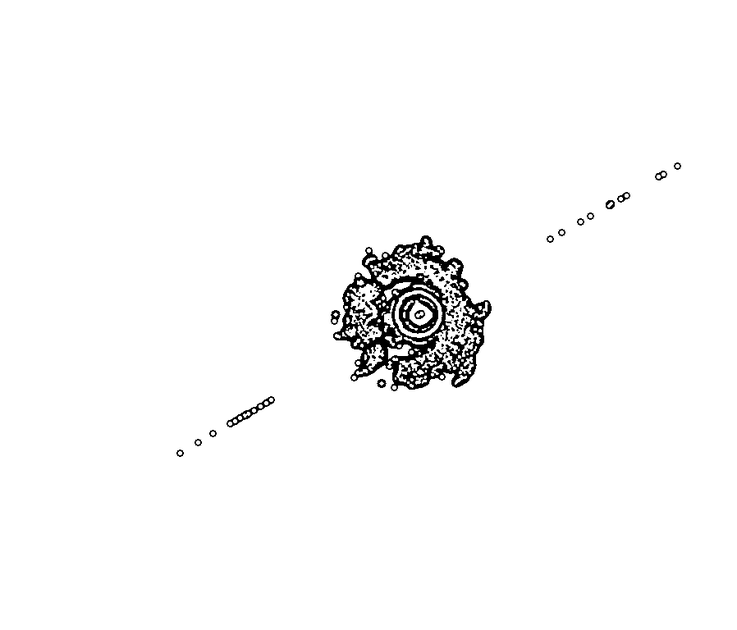
#> input picture DataImage/4/1_B5_adathre.png, 737 x 630 px, shrunk from 898 x 768 before the run
$ python contours_yanz.py
#> lines starting #> are read from the running program, lines starting #| are printed output that depends on the picture; after the words box and inside, x2 and y2 are one past the last pixel; in counts of white or black regions, pixels touching at a corner belong together
"""
读取自适应阈值后的图
提取轮廓
绘制提取的轮廓、轮廓画在自适应阈值图、轮廓画在标注图
"""
import cv2
import numpy as np

# 读取自适应阈值的图像
img = cv2.imread('DataImage/4/1_B5_adathre.png', 0)
#> img is the input picture: shape (630, 737); min 0, max 255, mean 249.5

# 读取背景图像 (用于绘制轮廓的原始彩色图)
original_img = cv2.imread('DataImage/4/1b.png')
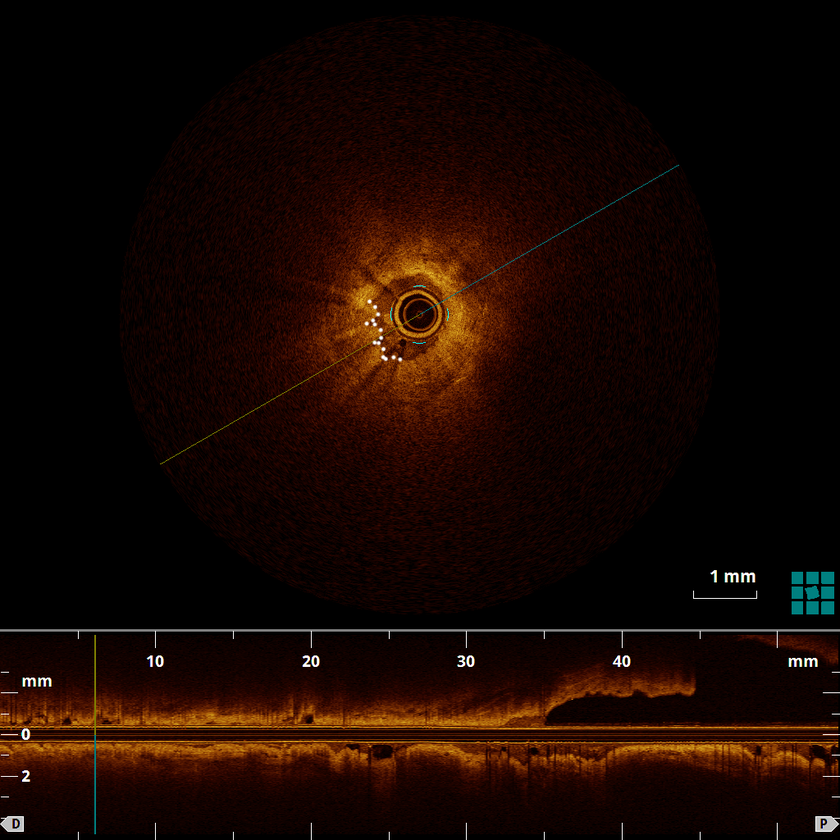
#> input picture DataImage/4/1b.png, 840 x 840 px, shrunk from 1024 x 1024 before the run
#> original_img is the input picture: shape (840, 840, 3); mean B, G, R 1.9, 7.6, 23.5

# 高斯模糊平滑
blur = cv2.GaussianBlur(img, (5, 5), 0)

# 自适应阈值分割
thresh = cv2.adaptiveThreshold(blur,
                               255,
                               cv2.ADAPTIVE_THRESH_GAUSSIAN_C,
                               cv2.THRESH_BINARY_INV,
                               11,
                               2)
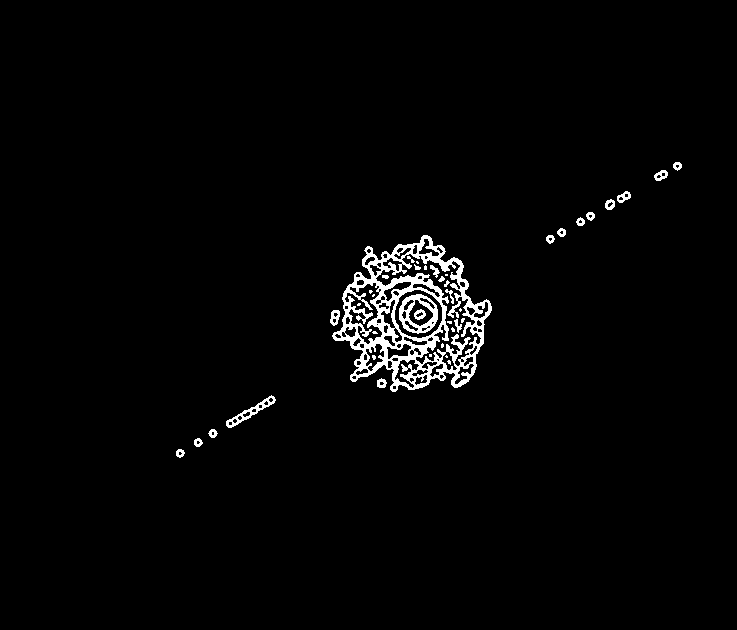
#> thresh: shape (630, 737); 2.2% white; 41 white regions (16 under 20 px), largest, box (x1, y1, x2, y2) and area: (332, 235, 492, 392) 7927, (399, 294, 438, 334) 679, (226, 395, 276, 428) 339

# 形态学处理，填充小洞
kernel = cv2.getStructuringElement(cv2.MORPH_ELLIPSE, (5, 5))
closing = cv2.morphologyEx(thresh, cv2.MORPH_CLOSE, kernel)
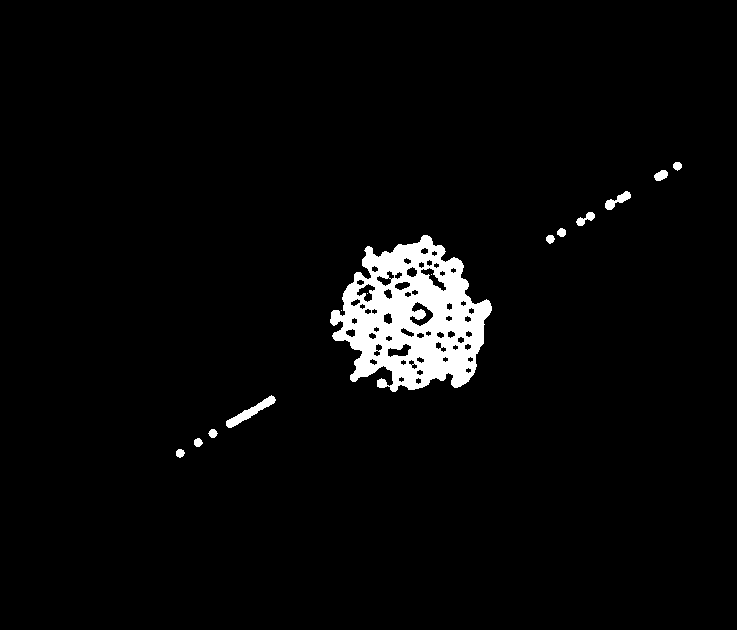
#> closing: shape (630, 737); 3.4% white; 14 white regions (3 under 20 px)

# 寻找轮廓
contours, _ = cv2.findContours(closing, cv2.RETR_TREE, cv2.CHAIN_APPROX_SIMPLE)
#> contours = 75 contours, 3 with area under 20; largest, box (x1, y1, x2, y2) and area: (330, 235, 492, 392) 16308, (226, 395, 276, 428) 386, (409, 301, 434, 327) 284, (420, 267, 447, 292) 210, (387, 343, 412, 358) 195

# 创建一个空白图像用于绘制轮廓
contour_image = np.zeros_like(img)  # 黑色背景，与原图尺寸一致

# 在灰度图上绘制轮廓（用于修改的 1e_B_adathre.png）
adathre_with_contours = cv2.cvtColor(img, cv2.COLOR_GRAY2BGR)  # 将灰度图转为彩色以绘制彩色轮廓

i = 20
# 在空白图像和灰度图上绘制轮廓
for cnt in contours:
    if cv2.contourArea(cnt) > i:  # 过滤掉小的轮廓
        cv2.drawContours(contour_image, [cnt], 0, 255, 1)  # 使用白色绘制轮廓，线条宽度为1
        cv2.drawContours(adathre_with_contours, [cnt], 0, (0, 255, 0), 2)  # 在灰度图上绘制绿色轮廓
        cv2.drawContours(original_img, [cnt], 0, (0, 255, 0), 2)  # 使用绿色绘制轮廓
#> this loop made 75 passes
#> cnt on passes 5, 53: [[341, 310]], [[367, 293]]
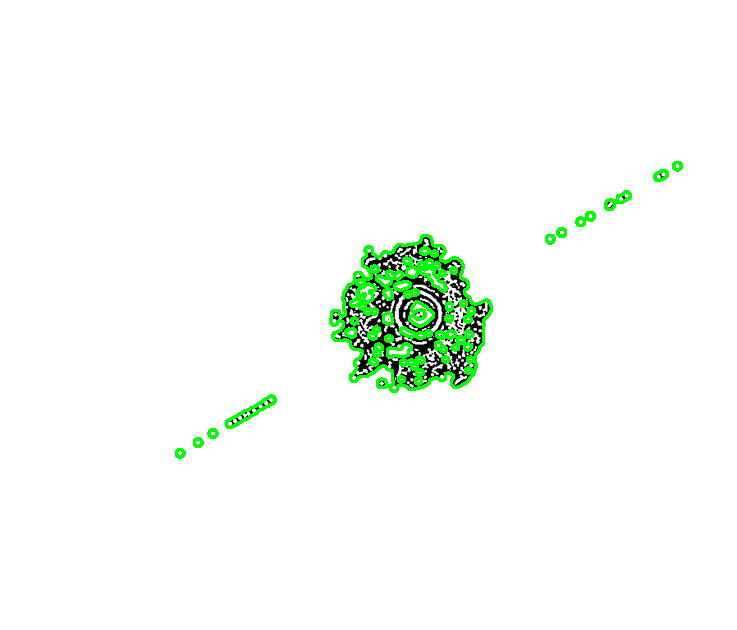
#> adathre_with_contours: shape (630, 737, 3); 2% of pixels changed, all inside (x1, y1, x2, y2) = (175, 161, 683, 459)
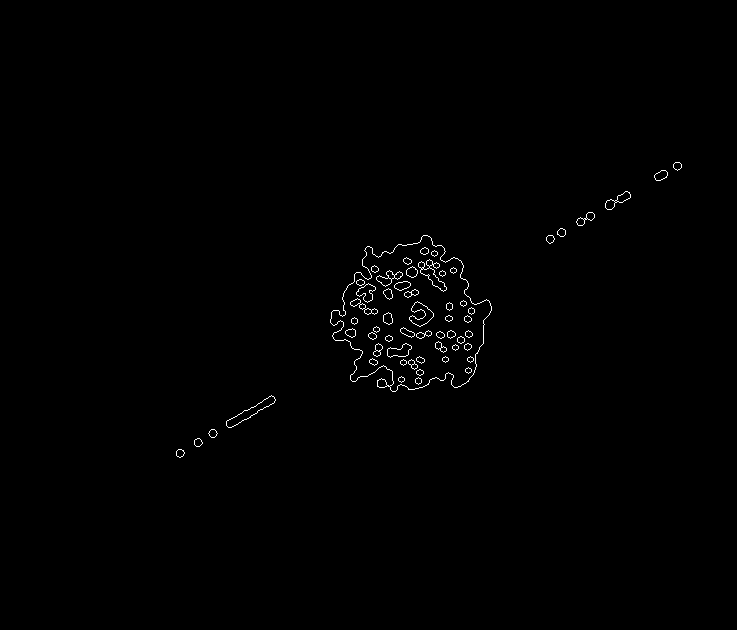
#> contour_image: shape (630, 737); 0.53% white in thin lines or dots, all inside (x1, y1, x2, y2) = (176, 162, 682, 458)
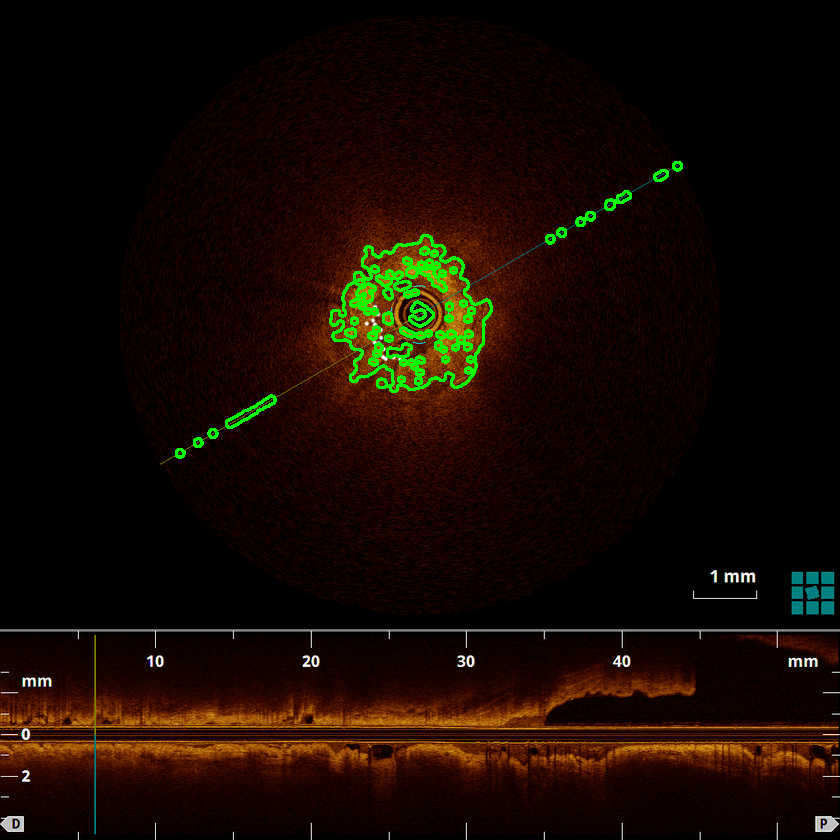
#> original_img: shape (840, 840, 3); 1.32% of pixels changed, all inside (x1, y1, x2, y2) = (175, 161, 683, 459)


# 显示结果
# cv2.imshow('Adaptive Threshold', thresh)  # 自适应阈值结果
cv2.imshow('Contours on Original Image', original_img)  # 显示原始图像上的轮廓
# cv2.imshow('Contours ', adathre_with_contours)  # 显示绘制了轮廓的灰度图
# cv2.imshow('Contour Image', contour_image)  # 显示单独的轮廓图

# 保存结果
# cv2.imwrite('DataImage/3/2e_B_adathre.png', thresh)
cv2.imwrite('DataImage/4/1b_5_contours20.png', original_img)  # 保存原图上绘制的轮廓
# cv2.imwrite('DataImage/3/contour_only.png', contour_image)  # 保存单独的轮廓图
# cv2.imwrite('DataImage/3/10.png', adathre_with_contours)  # 保存绘制了轮廓的灰度图

cv2.waitKey(0)
cv2.destroyAllWindows()
